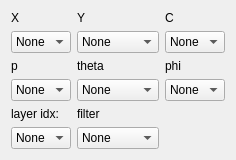
          <widget class="QWidget" name="page_7">
           <layout class="QGridLayout" name="gridLayout_9">
            <item row="2" column="1">
             <widget class="QLabel" name="xdata_label_8">
              <property name="text">
               <string>theta</string>
              </property>
             </widget>
            </item>
            <item row="3" column="1">
             <widget class="QComboBox" name="dataType_comboBox_theta_step">
              <item>
               <property name="text">
                <string>None</string>
               </property>
              </item>
              <item>
               <property name="text">
                <string>1</string>
               </property>
              </item>
              <item>
               <property name="text">
                <string>2</string>
               </property>
              </item>
              <item>
               <property name="text">
                <string>3</string>
               </property>
              </item>
             </widget>
            </item>
            <item row="0" column="0">
             <widget class="QLabel" name="xdata_label_2">
              <property name="text">
               <string>X</string>
              </property>
             </widget>
            </item>
            <item row="4" column="0">
             <widget class="QLabel" name="xdata_label_7">
              <property name="text">
               <string>layer idx:</string>
              </property>
             </widget>
            </item>
            <item row="1" column="0">
             <widget class="QComboBox" name="dataType_comboBox_X_kalman">
              <item>
               <property name="text">
                <string>None</string>
               </property>
              </item>
              <item>
               <property name="text">
                <string>p</string>
               </property>
              </item>
              <item>
               <property name="text">
                <string>θ</string>
               </property>
              </item>
              <item>
               <property name="text">
                <string>phi</string>
               </property>
              </item>
              <item>
               <property name="text">
                <string>layer</string>
               </property>
              </item>
             </widget>
            </item>
            <item row="4" column="1">
             <widget class="QLabel" name="xdata_label_9">
              <property name="text">
               <string>filter</string>
              </property>
             </widget>
            </item>
            <item row="5" column="1">
             <widget class="QComboBox" name="dataType_comboBox_filter">
              <item>
               <property name="text">
                <string>None</string>
               </property>
              </item>
              <item>
               <property name="text">
                <string>ori</string>
               </property>
              </item>
              <item>
               <property name="text">
                <string>forward</string>
               </property>
              </item>
              <item>
               <property name="text">
                <string>backward</string>
               </property>
              </item>
              <item>
               <property name="text">
                <string>all</string>
               </property>
              </item>
             </widget>
            </item>
            <item row="2" column="0">
             <widget class="QLabel" name="xdata_label_5">
              <property name="text">
               <string>p</string>
              </property>
             </widget>
            </item>
            <item row="5" column="0">
             <widget class="QComboBox" name="dataType_comboBox_layer">
              <item>
               <property name="text">
                <string>None</string>
               </property>
              </item>
              <item>
               <property name="text">
                <string>1</string>
               </property>
              </item>
              <item>
               <property name="text">
                <string>2</string>
               </property>
              </item>
              <item>
               <property name="text">
                <string>3</string>
               </property>
              </item>
              <item>
               <property name="text">
                <string>4</string>
               </property>
              </item>
             </widget>
            </item>
            <item row="3" column="0">
             <widget class="QComboBox" name="dataType_comboBox_p_step">
              <item>
               <property name="text">
                <string>None</string>
               </property>
              </item>
              <item>
               <property name="text">
                <string>1</string>
               </property>
              </item>
              <item>
               <property name="text">
                <string>2</string>
               </property>
              </item>
              <item>
               <property name="text">
                <string>3</string>
               </property>
              </item>
             </widget>
            </item>
            <item row="3" column="2">
             <widget class="QComboBox" name="dataType_comboBox_phi_step">
              <item>
               <property name="text">
                <string>None</string>
               </property>
              </item>
              <item>
               <property name="text">
                <string>1</string>
               </property>
              </item>
              <item>
               <property name="text">
                <string>2</string>
               </property>
              </item>
              <item>
               <property name="text">
                <string>3</string>
               </property>
              </item>
             </widget>
            </item>
            <item row="2" column="2">
             <widget class="QLabel" name="xdata_label_6">
              <property name="text">
               <string>phi</string>
              </property>
             </widget>
            </item>
            <item row="0" column="2">
             <widget class="QLabel" name="xdata_label_4">
              <property name="text">
               <string>C</string>
              </property>
             </widget>
            </item>
            <item row="0" column="1">
             <widget class="QLabel" name="xdata_label_3">
              <property name="lineWidth">
               <number>1</number>
              </property>
              <property name="text">
               <string>Y</string>
              </property>
             </widget>
            </item>
            <item row="1" column="1">
             <widget class="QComboBox" name="dataType_comboBox_Y_kalman">
              <item>
               <property name="text">
                <string>None</string>
               </property>
              </item>
              <item>
               <property name="text">
                <string>dr</string>
               </property>
              </item>
              <item>
               <property name="text">
                <string>dz</string>
               </property>
              </item>
              <item>
               <property name="text">
                <string>dtheta</string>
               </property>
              </item>
              <item>
               <property name="text">
                <string>df</string>
               </property>
              </item>
              <item>
               <property name="text">
                <string>dp</string>
               </property>
              </item>
              <item>
               <property name="text">
                <string>dp2</string>
               </property>
              </item>
             </widget>
            </item>
            <item row="1" column="2">
             <widget class="QComboBox" name="dataType_comboBox_C_kalman">
              <item>
               <property name="text">
                <string>None</string>
               </property>
              </item>
              <item>
               <property name="text">
                <string>p</string>
               </property>
              </item>
              <item>
               <property name="text">
                <string>θ</string>
               </property>
              </item>
              <item>
               <property name="text">
                <string>phi</string>
               </property>
              </item>
              <item>
               <property name="text">
                <string>dr</string>
               </property>
              </item>
              <item>
               <property name="text">
                <string>dz</string>
               </property>
              </item>
              <item>
               <property name="text">
                <string>dt</string>
               </property>
              </item>
              <item>
               <property name="text">
                <string>df</string>
               </property>
              </item>
              <item>
               <property name="text">
                <string>dp</string>
               </property>
              </item>
             </widget>
            </item>
           </layout>
          </widget>
